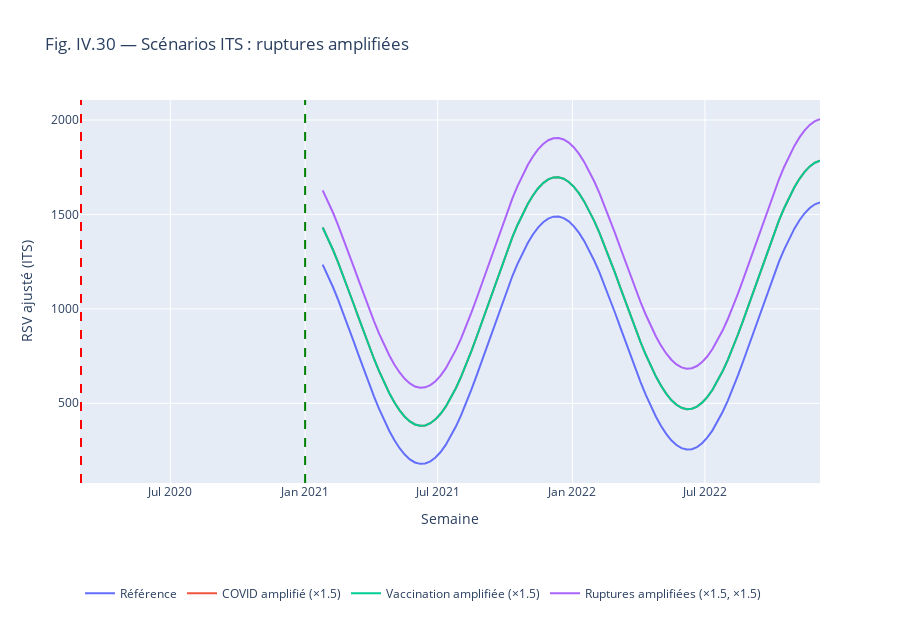
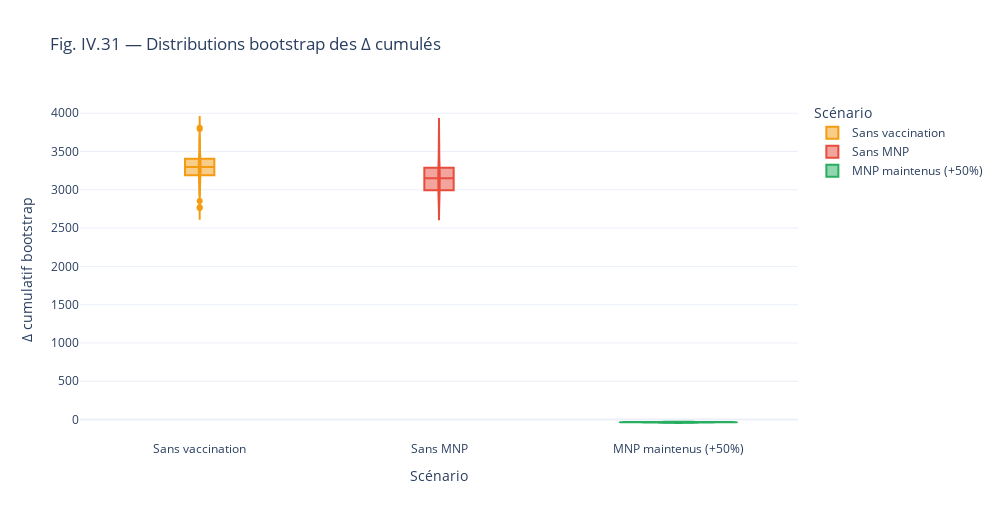

These figures' notebook cell, in order:
### Code cell
its_params = its_best_fit.params
its_matrix = its_design_matrix.loc[:, its_params.index]

def predict_its(covid_scale: float = 1.0, vacc_scale: float = 1.0) -> pd.Series:
    params = its_params.copy()
    for term in params.index:
        if "post_covid" in term:
            params[term] *= covid_scale
        if "post_vacc" in term:
            params[term] *= vacc_scale
    values = its_matrix.values @ params.values
    return pd.Series(values, index=its_reference_index)

its_scenarios = {
    "Référence": its_pred_base,
    "COVID amplifié (×1.5)": predict_its(covid_scale=1.5, vacc_scale=1.0),
    "Vaccination amplifiée (×1.5)": predict_its(covid_scale=1.0, vacc_scale=1.5),
    "Ruptures amplifiées (×1.5, ×1.5)": predict_its(covid_scale=1.5, vacc_scale=1.5),
}

fig_its = go.Figure()
for name, series in its_scenarios.items():
    fig_its.add_trace(go.Scatter(x=series.index, y=series, mode="lines", name=name))
fig_its.add_vline(x=COVID_START, line_dash="dash", line_color="red")
fig_its.add_vline(x=VACC_START, line_dash="dash", line_color="green")
fig_its.update_layout(
    title="Fig. IV.30 — Scénarios ITS : ruptures amplifiées",
    xaxis_title="Semaine",
    yaxis_title="RSV ajusté (ITS)",
    legend=dict(orientation="h", y=-0.25),
    height=620
)
fig_its.show()

fig_violin = px.violin(
    distribution_df,
    x="Scénario",
    y="Δ_bootstrap",
    color="Scénario",
    box=True,
    points="outliers",
    color_discrete_map=color_map,
    title="Fig. IV.31 — Distributions bootstrap des Δ cumulés",
)
fig_violin.update_layout(yaxis_title="Δ cumulatif bootstrap")
fig_violin.show()

fig_dot = go.Figure()
for _, row in summary_df.iterrows():
    fig_dot.add_trace(go.Scatter(
        x=[row["Δ cumulatif"]],
        y=[row["Scénario"]],
        mode="markers",
        marker=dict(size=12, color=color_map.get(row["Scénario"], "gray")),
        error_x=dict(
            type="data",
            symmetric=False,
            array=[row["CI_sup"] - row["Δ cumulatif"]],
            arrayminus=[row["Δ cumulatif"] - row["CI_inf"]],
            thickness=1.5,
            width=0,
        ),
        name=row["Scénario"],
        showlegend=False,
        hovertemplate="Δ cumulatif: %{x:.1f}<br>IC95%: [" + f"{row['CI_inf']:.1f}; {row['CI_sup']:.1f}" + "]<br>p-value: " + f"{row['p_value']:.3f}" + "<extra></extra>",
    ))
fig_dot.add_vline(x=0, line=dict(color="black", dash="dash"))
fig_dot.update_layout(
    title="Fig. IV.32 — IC95% et significativité des scénarios",
    xaxis_title="Δ cumulatif (points RSV)",
    yaxis_title="Scénario",
)
fig_dot.show()

clean_design = scenario_design_full[X_causal_cols].dropna()
standardised = clean_design.apply(zscore)
component = standardised.mul(ols_causal.params[X_causal_cols], axis=1)
contrib_abs = component.abs().mean()

category_map = {
    "Vaccination": ["cov12_lag"],
    "Gestes barrières": ["MNP_lag_causal"],
    "Interaction vacc × MNP": ["vacc_x_mnp_causal"],
    "Mobilité travail": ["work_lag"],
    "Climat": ["tmean_z"],
    "Inertie RSV": ["RSV_lag1", "RSV_lag2"],
    "Saisonnalité": ["sin52", "cos52"],
}

category_values = {cat: contrib_abs[cols].sum() for cat, cols in category_map.items()}
share_pct = (pd.Series(category_values).sort_values(ascending=False))
share_pct = (share_pct / share_pct.sum() * 100).round(1)

fig_contrib = go.Figure()
colors = px.colors.qualitative.Vivid
for idx, (cat, value) in enumerate(share_pct.items()):
    fig_contrib.add_trace(go.Bar(
        y=["Impact moyen"],
        x=[value],
        orientation="h",
        name=cat,
        marker_color=colors[idx % len(colors)],
        text=[f"{value:.1f}%"],
        textposition="inside",
    ))
fig_contrib.update_layout(
    title="Fig. IV.33 — Contribution des déterminants",
    xaxis_title="Part de contribution (\% de l'effet modélisé)",
    yaxis=dict(showticklabels=False),
    barmode="stack",
    legend=dict(orientation="h", y=-0.25),
)
fig_contrib.show()
